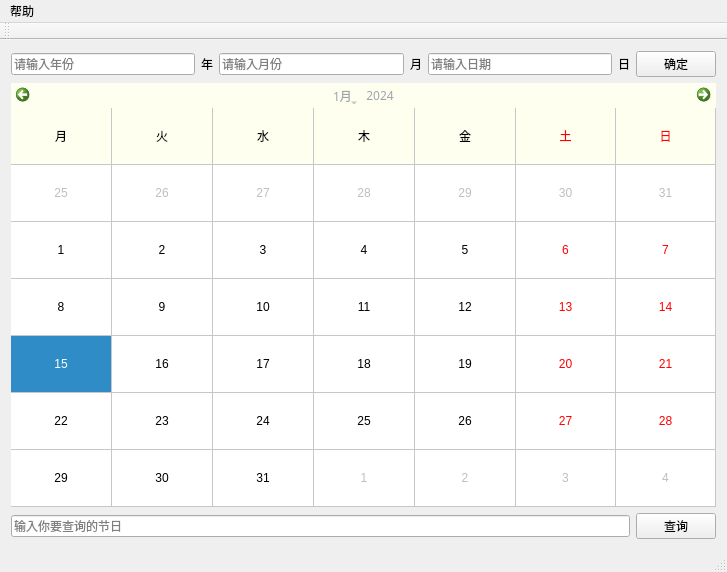
<?xml version="1.0" encoding="UTF-8"?>
<ui version="4.0">
 <class>MainWindow</class>
 <widget class="QMainWindow" name="MainWindow">
  <property name="geometry">
   <rect>
    <x>0</x>
    <y>0</y>
    <width>727</width>
    <height>572</height>
   </rect>
  </property>
  <property name="minimumSize">
   <size>
    <width>727</width>
    <height>572</height>
   </size>
  </property>
  <property name="maximumSize">
   <size>
    <width>727</width>
    <height>572</height>
   </size>
  </property>
  <property name="windowTitle">
   <string>日本日历</string>
  </property>
  <property name="autoFillBackground">
   <bool>false</bool>
  </property>
  <property name="styleSheet">
   <string notr="true">#MainWindow
{
	
	background-image: url(:/new/prefix1/a/calendar_background.png);
}</string>
  </property>
  <widget class="QWidget" name="centralWidget">
   <layout class="QVBoxLayout" name="verticalLayout">
    <item>
     <layout class="QHBoxLayout" name="horizontalLayout">
      <item>
       <widget class="QLineEdit" name="le_year">
        <property name="placeholderText">
         <string>请输入年份</string>
        </property>
        <property name="clearButtonEnabled">
         <bool>true</bool>
        </property>
       </widget>
      </item>
      <item>
       <widget class="QLabel" name="label">
        <property name="styleSheet">
         <string notr="true">border-color: rgb(0, 0, 0);
font: 12pt &quot;Adobe Arabic&quot;;</string>
        </property>
        <property name="text">
         <string>年</string>
        </property>
        <property name="alignment">
         <set>Qt::AlignRight|Qt::AlignTrailing|Qt::AlignVCenter</set>
        </property>
       </widget>
      </item>
      <item>
       <widget class="QLineEdit" name="le_month">
        <property name="placeholderText">
         <string>请输入月份</string>
        </property>
        <property name="clearButtonEnabled">
         <bool>true</bool>
        </property>
       </widget>
      </item>
      <item>
       <widget class="QLabel" name="label_2">
        <property name="styleSheet">
         <string notr="true">border-color: rgb(0, 0, 0);
font: 12pt &quot;Adobe Arabic&quot;;</string>
        </property>
        <property name="text">
         <string>月</string>
        </property>
        <property name="alignment">
         <set>Qt::AlignRight|Qt::AlignTrailing|Qt::AlignVCenter</set>
        </property>
       </widget>
      </item>
      <item>
       <widget class="QLineEdit" name="le_day">
        <property name="placeholderText">
         <string>请输入日期</string>
        </property>
        <property name="clearButtonEnabled">
         <bool>true</bool>
        </property>
       </widget>
      </item>
      <item>
       <widget class="QLabel" name="label_3">
        <property name="styleSheet">
         <string notr="true">border-color: rgb(0, 0, 0);
font: 12pt &quot;Adobe Arabic&quot;;</string>
        </property>
        <property name="text">
         <string>日</string>
        </property>
        <property name="alignment">
         <set>Qt::AlignRight|Qt::AlignTrailing|Qt::AlignVCenter</set>
        </property>
       </widget>
      </item>
      <item>
       <widget class="QPushButton" name="btn_ok">
        <property name="styleSheet">
         <string notr="true">font: 9pt &quot;迷你简黄草&quot;;
</string>
        </property>
        <property name="text">
         <string>确定</string>
        </property>
       </widget>
      </item>
     </layout>
    </item>
    <item>
     <widget class="QCalendarWidget" name="calendarWidget">
      <property name="maximumSize">
       <size>
        <width>705</width>
        <height>16777215</height>
       </size>
      </property>
      <property name="autoFillBackground">
       <bool>true</bool>
      </property>
      <property name="styleSheet">
       <string notr="true">QCalendarWidget QTableView 
{
    alternate-background-color:#FFFFF0 ;  
    /*background-color: #FFFFF0;*/
	
	background-image: url(:/new/prefix1/background.jpg);

}
QToolButton#qt_calendar_monthbutton,#qt_calendar_yearbutton{

	color: #9ea5a9; 
	font: 9pt simHei; 
}
QCalendarWidget QWidget#qt_calendar_navigationbar
{
	background-color: #FFFFF0;
}</string>
      </property>
      <property name="locale">
       <locale language="Japanese" country="Japan"/>
      </property>
      <property name="minimumDate">
       <date>
        <year>1900</year>
        <month>9</month>
        <day>14</day>
       </date>
      </property>
      <property name="maximumDate">
       <date>
        <year>2100</year>
        <month>12</month>
        <day>31</day>
       </date>
      </property>
      <property name="firstDayOfWeek">
       <enum>Qt::Monday</enum>
      </property>
      <property name="gridVisible">
       <bool>true</bool>
      </property>
      <property name="horizontalHeaderFormat">
       <enum>QCalendarWidget::ShortDayNames</enum>
      </property>
      <property name="verticalHeaderFormat">
       <enum>QCalendarWidget::NoVerticalHeader</enum>
      </property>
     </widget>
    </item>
    <item>
     <layout class="QHBoxLayout" name="horizontalLayout_2">
      <item>
       <widget class="QLineEdit" name="le_fev">
        <property name="text">
         <string/>
        </property>
        <property name="placeholderText">
         <string>输入你要查询的节日</string>
        </property>
        <property name="clearButtonEnabled">
         <bool>true</bool>
        </property>
       </widget>
      </item>
      <item>
       <widget class="QPushButton" name="btn_find">
        <property name="styleSheet">
         <string notr="true">font: 9pt &quot;迷你简黄草&quot;;</string>
        </property>
        <property name="text">
         <string>查询</string>
        </property>
       </widget>
      </item>
     </layout>
    </item>
   </layout>
  </widget>
  <widget class="QMenuBar" name="menuBar">
   <property name="geometry">
    <rect>
     <x>0</x>
     <y>0</y>
     <width>727</width>
     <height>26</height>
    </rect>
   </property>
   <widget class="QMenu" name="menu">
    <property name="title">
     <string>帮助</string>
    </property>
    <addaction name="action"/>
    <addaction name="action_2"/>
   </widget>
   <addaction name="menu"/>
  </widget>
  <widget class="QToolBar" name="mainToolBar">
   <attribute name="toolBarArea">
    <enum>TopToolBarArea</enum>
   </attribute>
   <attribute name="toolBarBreak">
    <bool>false</bool>
   </attribute>
  </widget>
  <widget class="QStatusBar" name="statusBar"/>
  <action name="action">
   <property name="text">
    <string>按月检索</string>
   </property>
  </action>
  <action name="action_2">
   <property name="text">
    <string>备忘录</string>
   </property>
  </action>
 </widget>
 <layoutdefault spacing="6" margin="11"/>
 <resources/>
 <connections/>
</ui>
